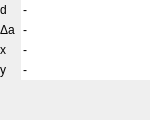
<?xml version="1.0" encoding="UTF-8"?>
<ui version="4.0">
 <class>QgsAdvancedDigitizingFloaterBase</class>
 <widget class="QWidget" name="QgsAdvancedDigitizingFloaterBase">
  <property name="geometry">
   <rect>
    <x>0</x>
    <y>0</y>
    <width>150</width>
    <height>120</height>
   </rect>
  </property>
  <layout class="QGridLayout" name="gridLayout">
   <property name="leftMargin">
    <number>0</number>
   </property>
   <property name="topMargin">
    <number>0</number>
   </property>
   <property name="rightMargin">
    <number>0</number>
   </property>
   <property name="bottomMargin">
    <number>0</number>
   </property>
   <property name="horizontalSpacing">
    <number>6</number>
   </property>
   <property name="verticalSpacing">
    <number>0</number>
   </property>
   <item row="3" column="1">
    <widget class="QLabel" name="mAngleLabel">
     <property name="text">
      <string>Δa</string>
     </property>
    </widget>
   </item>
   <item row="2" column="3">
    <widget class="QLineEdit" name="mDistanceLineEdit">
     <property name="toolTip">
      <string/>
     </property>
     <property name="text">
      <string>-</string>
     </property>
     <property name="frame">
      <bool>false</bool>
     </property>
     <property name="alignment">
      <set>Qt::AlignLeading|Qt::AlignLeft|Qt::AlignVCenter</set>
     </property>
    </widget>
   </item>
   <item row="3" column="3">
    <widget class="QLineEdit" name="mAngleLineEdit">
     <property name="minimumSize">
      <size>
       <width>40</width>
       <height>0</height>
      </size>
     </property>
     <property name="toolTip">
      <string/>
     </property>
     <property name="text">
      <string>-</string>
     </property>
     <property name="frame">
      <bool>false</bool>
     </property>
    </widget>
   </item>
   <item row="4" column="3">
    <widget class="QLineEdit" name="mXLineEdit">
     <property name="minimumSize">
      <size>
       <width>40</width>
       <height>0</height>
      </size>
     </property>
     <property name="toolTip">
      <string/>
     </property>
     <property name="text">
      <string>-</string>
     </property>
     <property name="frame">
      <bool>false</bool>
     </property>
    </widget>
   </item>
   <item row="4" column="1">
    <widget class="QLabel" name="mXLabel">
     <property name="text">
      <string>x</string>
     </property>
    </widget>
   </item>
   <item row="5" column="1">
    <widget class="QLabel" name="mYLabel">
     <property name="text">
      <string>y</string>
     </property>
    </widget>
   </item>
   <item row="5" column="3">
    <widget class="QLineEdit" name="mYLineEdit">
     <property name="minimumSize">
      <size>
       <width>40</width>
       <height>0</height>
      </size>
     </property>
     <property name="toolTip">
      <string/>
     </property>
     <property name="text">
      <string>-</string>
     </property>
     <property name="frame">
      <bool>false</bool>
     </property>
    </widget>
   </item>
   <item row="2" column="1">
    <widget class="QLabel" name="mDistanceLabel">
     <property name="text">
      <string>d</string>
     </property>
    </widget>
   </item>
   <item row="6" column="3">
    <spacer name="verticalSpacer">
     <property name="orientation">
      <enum>Qt::Vertical</enum>
     </property>
     <property name="sizeHint" stdset="0">
      <size>
       <width>20</width>
       <height>40</height>
      </size>
     </property>
    </spacer>
   </item>
  </layout>
 </widget>
 <resources>
  <include location="../../images/images.qrc"/>
 </resources>
 <connections/>
</ui>
